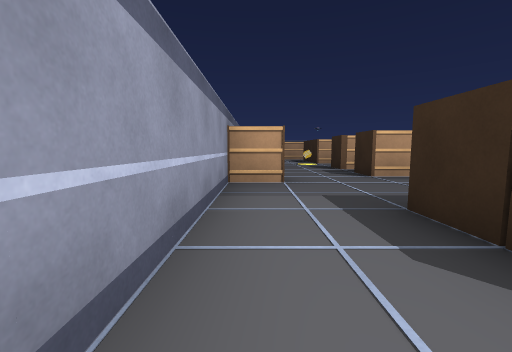
view 1 (above)

22 first-person views from a walk through a scene from a Unity 3-D project. The camera is 1.2 m above the floor, tilts 6° down and sees 90° across. The floor is counted in squares, 2 m on a side. Each view is taken from the middle of a square. On the plan, view 1 faces up. The plan holds only what a view shows up to about 9 squares ahead; the rest is blank. The place goes on beyond the plan. The player character is not drawn.

view 2
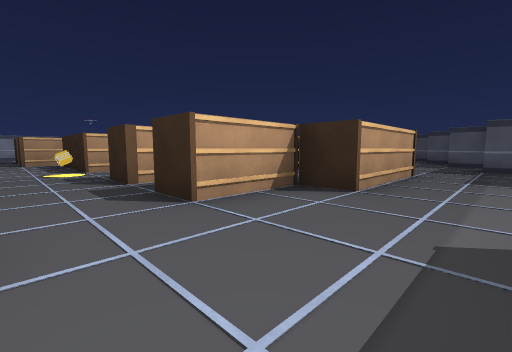

view 3
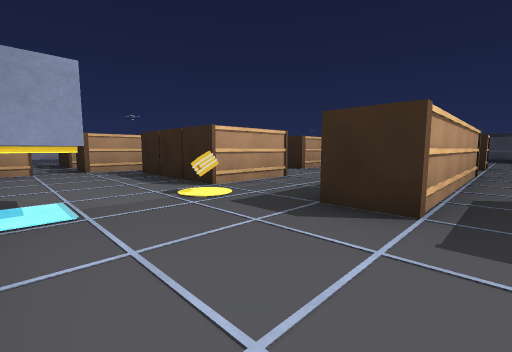

view 4
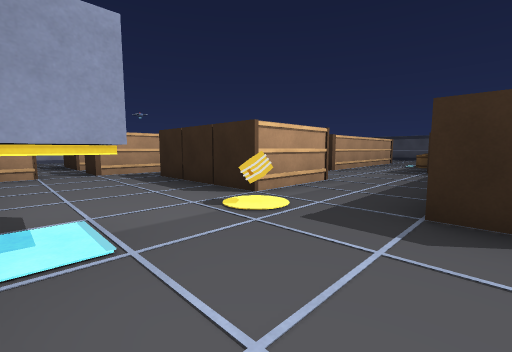

view 5
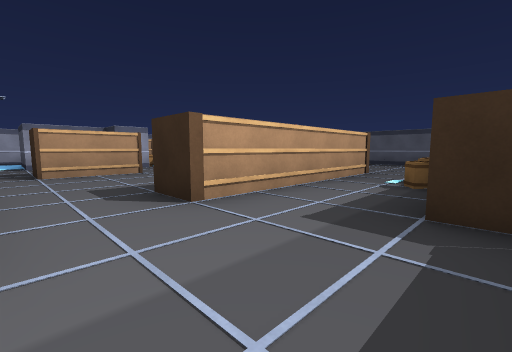

view 6
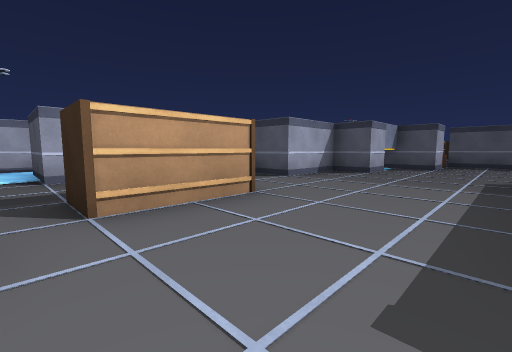

view 7
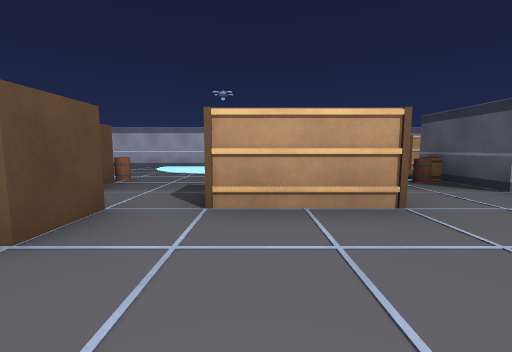

view 8
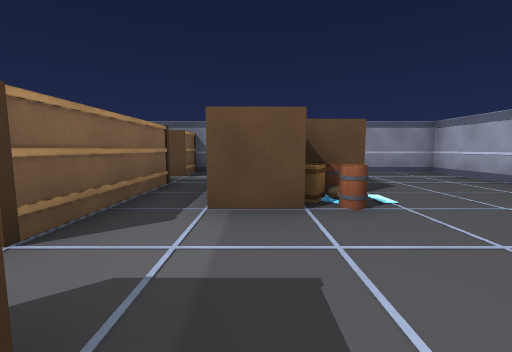

view 9
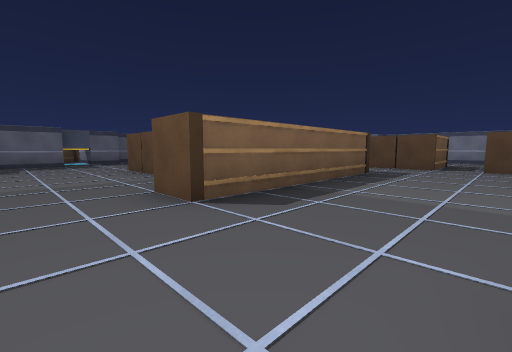

view 10
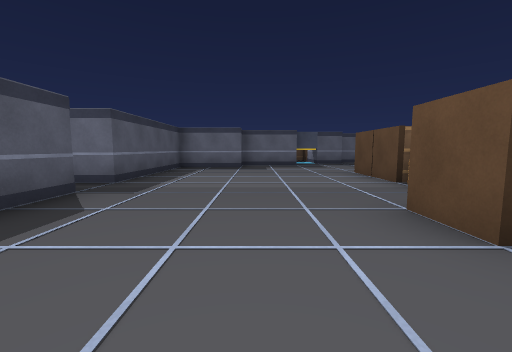

view 11
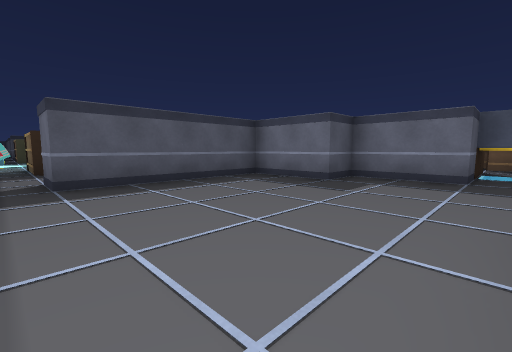

view 12
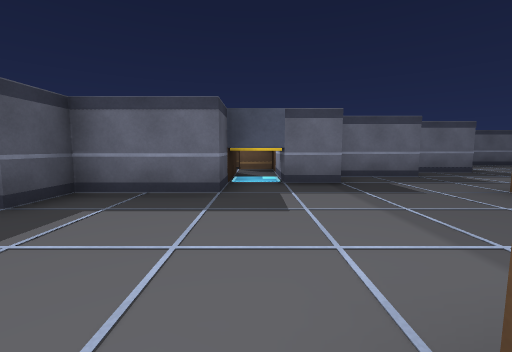

view 13
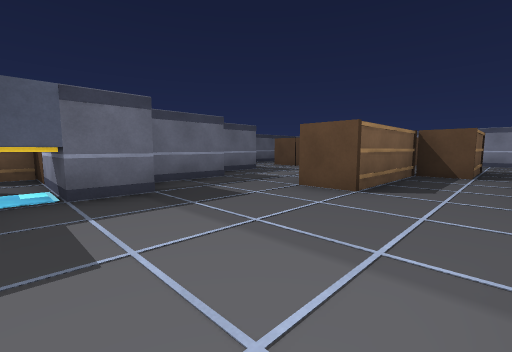

view 14
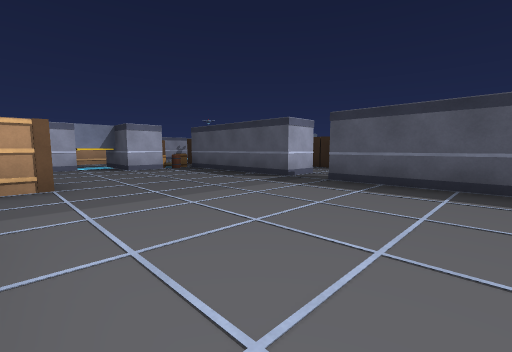

view 15
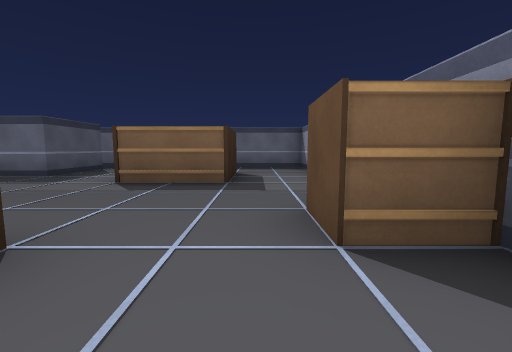

view 16
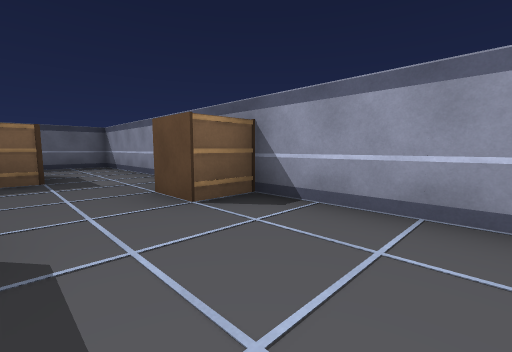

view 17
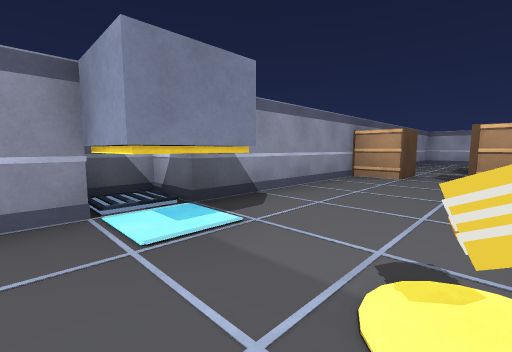

view 18
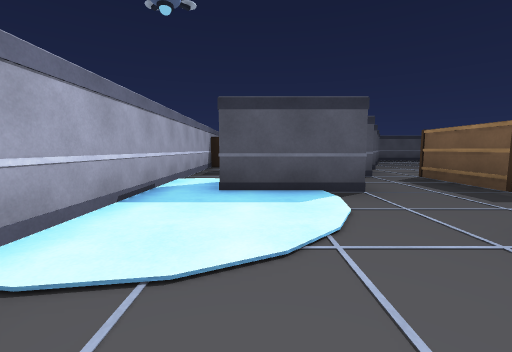

view 19
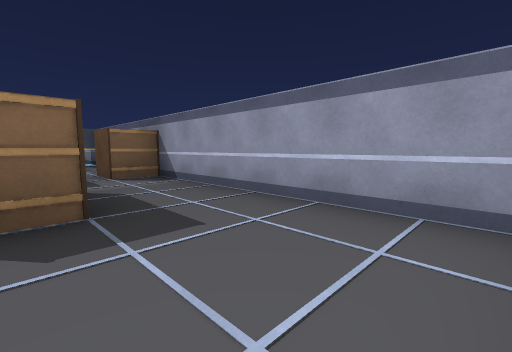

view 20
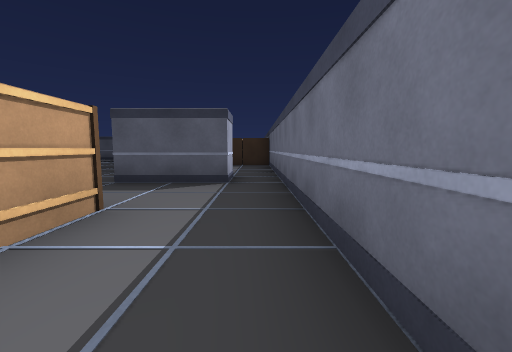

view 21
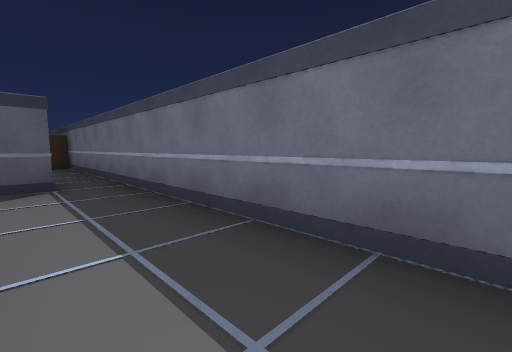

view 22
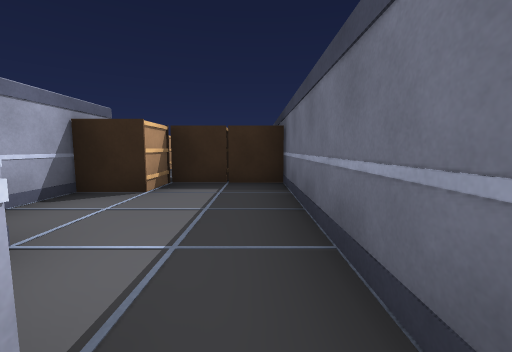

### Floor plan
Points are (right, up) in squares from view 1. A wall is a line through its corners. A room is listed if a view was taken in it or the views show most of it. See-through windows are left out.
Room 1 (views 1, 2, 3, 4, 5, 6, 7, 8, 9, 10, 11, 12, 13, 14, 15, 16, 17, 18, 19, 20, 21, 22)
walls: (6.4, 7.5) (3.4, 7.5); (7.5, 12.5) (10.6, 12.5); (10.5, 11.5) (7.4, 11.5); (-0.5, 9.6) (-0.5, -1.5) (6.4, -1.5); (-1.5, 10.5) (-1.5, 9.6); (7.4, 2.5) (9.2, 2.5); (9.5, 2.9) (9.5, 3.5) (10.5, 3.5) (10.5, 2.5); (5.5, 18.4) (5.5, 20.5); (11.5, 3.5) (11.5, 4.5) (13.5, 4.5) (13.5, 5.5) (15.5, 5.5) (15.5, 9.5) (16.5, 9.5); (12.5, 15.5) (11.5, 15.5) (11.5, 16.5) (9.5, 16.5) (9.5, 17.5); (14.6, 14.5) (13.5, 14.5) (13.5, 15.5); (6.5, -0.5) (5.5, -0.5) (5.5, 1.5) (6.9, 1.5); (16.6, 10.5) (15.5, 10.5) (15.5, 14.5); (6.4, 21.5) (-0.5, 21.5) (-0.5, 10.5)
ways out: opening at (6, -1); opening at (7, 21); opening at (9, 18); opening at (15, 15); opening at (16, 10)
objects: other object (0, 5); other object (0, 10); other object (0, 15); other object (2, 1) to (3, 1); other object (2, 2) to (3, 2); other object (2, 10); other object (2, 15) to (4, 15); other object (2, 17) to (3, 17); other object (2, 18); other object (3, 6) to (4, 6); other object (3, 8); other object (3, 11) to (4, 11); other object (3, 12) to (4, 12); other object (3, 13) to (4, 13); other object (3, 18); other object (5, 5) to (7, 5); other object (6, 16) to (7, 16); other object (7, 8); other object (7, 12); other object (8, 9) to (10, 9); other object (10, 8); other object (10, 10); other object (11, 3); other object (11, 12)

Where each view was taken, in squares from view 1:
view 1: 0 up, 0 right, facing up
view 2: 3 up, 1 right, facing up-right
view 3: 7 up, 0 right, facing up-right
view 4: 8 up, 0 right, facing up-right
view 5: 9 up, 5 right, facing up-right
view 6: 13 up, 5 right, facing up-right
view 7: 13 up, 6 right, facing up
view 8: 17 up, 6 right, facing left
view 9: 15 up, 13 right, facing down-left
view 10: 14 up, 13 right, facing down
view 11: 10 up, 11 right, facing down-right
view 12: 8 up, 11 right, facing down
view 13: 7 up, 11 right, facing down-left
view 14: 7 up, 11 right, facing up-right
view 15: 7 up, 1 right, facing down
view 16: 8 up, 2 right, facing down-left
view 17: 9 up, 2 right, facing up-left
view 18: 20 up, 2 right, facing right
view 19: 21 up, 2 right, facing down-left
view 20: 1 down, 1 right, facing right
view 21: 0 up, 1 right, facing down-right
view 22: 1 down, 6 right, facing right
